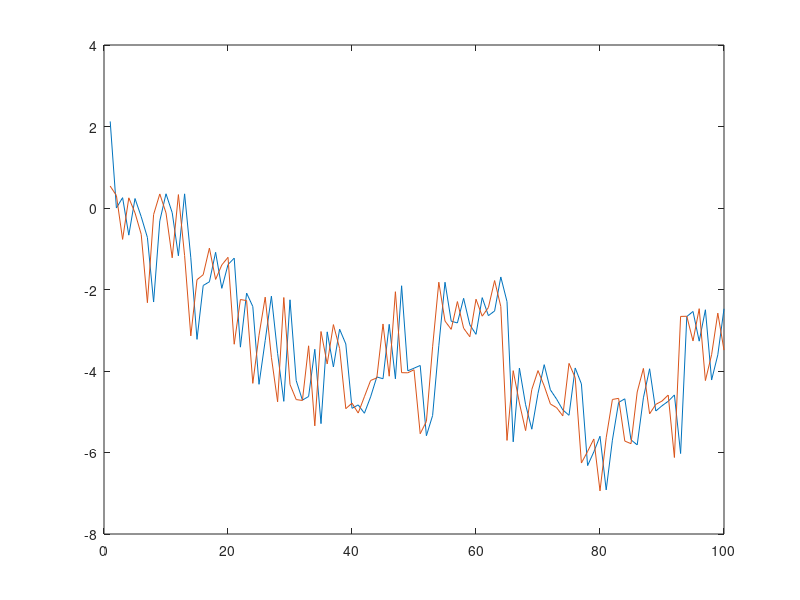

Here is the MATLAB script that generated this plot: (Note: this script raises an error after producing the figure.)
clear all
close all
clc
%% Generate Data %%
% Define parameters
T = 100;                                                                    % Number of time steps
numSims = 1;
% True parameter value
true_a = 0.2;

TransitionFunction_true = @(state) [true_a*state(:,1) + true_a*state(:,2), state(:,2)] + [1, 1] .* randn(1,2);
ObservationFunction_true = @(state) [state(:,1)] + 0.1*randn();

% Generate synthetic data
for i =1:numSims
    true_x = zeros(T,2);
    obs_y = zeros(T,1);
    Obs_Y = zeros(T,numSims);
    true_x(1,:) = randn(1,2);
    true_x(2,:) = true_x(1,:) + randn(1,2);
    obs_y(1) = true_x(1) + randn;                                               % Initial observation
    
    for t = 3:T
        true_x(t,:) = TransitionFunction_true(true_x(t-1,:));                   % State transition equation
        obs_y(t) = ObservationFunction_true(true_x(t-1,:));                     % Observation equation
    end
    Obs_Y(:,i) = obs_y;
end

plot(Obs_Y)
hold on
plot(true_x(:,1))

%%
tic
% Define Observation and Transition densities
numParticles = [1000 3];
ObservationDensity_pdf = @(y,state) normpdf(y,state(:,1),0.1); 
TransitionDensity = @(state, t) [(state(:,2)+state(:,3)).*state(:,1), state(:,2), state(:,3)] + [1, 1, 1/t] .* randn(numParticles);  % Transition density,   q(x_k+1 | x_k)

X_res = zeros(T,numSims);
a_res = zeros(T,numSims);
figure()
for i = 1:numSims
    states = SMC_estimate(Obs_Y(:,i), ObservationDensity_pdf, TransitionDensity, numParticles);

    X_res(:,i) = states(:,1);
    a_res(:,i) = states(:,2);

subplot(2,1,1)
hold on
plot(1:T,X_res(:,i)-true_x(:,i))
plot(1:T,zeros(T,1))
legend('x error')
title('SMC')
subplot(2,1,2)
hold on
plot(1:T,a_res(:,i)-true_a(i))
plot(1:T,zeros(T,1))
legend('a error')
title('SMC')

MSE_x(i) = mean((X_res(:,i) - true_x(:,i)).^2);
MSE_a(i) = mean((a_res(:,i) - true_a(i)).^2);
end
%figure()
%boxplot(a_res(1:10:end,:)' - true_a, 1:10:100)
%title('SMC')

fprintf('SMC MSE X\n')
mean(MSE_x)
fprintf('SMC MSE a\n')
mean(MSE_a)
toc

for i = 1:numSims
figure()
subplot(4,1,1)
plot(a_res(end,i).*X_res(:,i))
hold on
plot(Obs_Y(:,i))
title('Y vs prediction')
legend('y pred','y')
subplot(4,1,2)
plot(Obs_Y(:,i) - a_res(end,i).*X_res(:,i))
title('Y resid')
subplot(4,1,3)
plot(true_a(i)*true_x(:,i))
hold on
plot(Obs_Y(:,i))
legend('y pred','y')
title('Y vs best possible')
subplot(4,1,4)
plot(Obs_Y(:,i) - true_a(i)*true_x(:,i))
title('best possible')
end
%%
tic
% Define Observation and Transition densities
numParticles = 1000;
numStates = 1;
numParams = 1;
ObservationDensity = @(y,state, numParticles) normpdf(y,state(:,1),1); 
TransitionDensity = @(state, t, numParticles) [state(:,2).*(state(:,1)), state(:,2)] + [1, 1/t] .* randn(numParticles, numStates+numParams);  % Transition density,   q(x_k+1 | x_k)
X_res = zeros(T,numSims);
a_res = zeros(T,numSims);
%b_res = zeros(T,numSims);

figure()
for i = 1:numSims
    [states, params] = EIF_estimate(Obs_Y(:,i), ObservationDensity, TransitionDensity, numStates, numParams);

    X_res(:,i) = states(:,1);
    a_res(:,i) = params(:,1);

subplot(2,1,1)
plot(1:T,states(:,1)-true_x(i))
hold on
plot(1:T,zeros(T,1))
legend('x error')
title('SMC')
subplot(2,1,2)
plot(1:T,params(:,1)-true_a(i))
hold on
plot(1:T,zeros(T,1))
legend('a error')
title('SMC')

MSE_x(i) = mean((X_res(:,i) - true_x(i)).^2);
MSE_a(i) = mean((a_res(:,i) - true_a(i)).^2);
end
figure()
boxplot(a_res(1:10:end,:)' - true_a, 1:10:100)
title('EIF')
fprintf('EIF MSE x\n')
mean(MSE_x)
fprintf('EIF MSE a\n')
mean(MSE_a)
toc
%%
tic
data = Obs_Y(:,1);
transitionFunction = @(x, theta) theta(:,1).*(x(:,1));
observationFunction = @(x,theta) x(:,1);
numStates = 1;
numParams = 1;
figure()
for i = 1:numSims
    i
    [states, params] = IF2_estimate(Obs_Y(:,i), transitionFunction, observationFunction, numStates, numParams);
    
    X_res(:,i) = states(:,end,1);
    a_res(:,i) = params(:,1);

subplot(2,1,1)
plot(1:T,states(:,1)-true_x(i))
hold on
plot(1:T,zeros(T,1))
legend('x error')
title('SMC')
subplot(2,1,2)
plot(1:T,params(:,1)-true_a(i))
hold on
plot(1:T,zeros(T,1))
legend('a error')
title('SMC')

MSE_x(i) = mean((X_res(:,i) - true_x(i)).^2);
MSE_a(i) = mean((a_res(:,i) - true_a(i)).^2);
end
figure()
boxplot(a_res(1:10:end,:)' - true_a, 1:10:100)
title('IF2')

fprintf('IF2 MSE x\n')
mean(MSE_x)
fprintf('IF2 MSE a\n')
mean(MSE_a)
toc

for i = 1:numSims
figure()
subplot(2,1,1)
plot(a_res(25,i)*X_res(:,i))
hold on
plot(Obs_Y(:,i))
legend('y pred','y')
subplot(2,1,2)
plot(Obs_Y(:,i) - a_res(25,i)*X_res(:,i))
end
%%
clear a_res
tic
data = Obs_Y(:,1);
transitionFunction = @(x, theta) [theta(:,1).*(x(:,1) + x(:,2)), x(:,2)];
observationFunction = @(x,theta) x(:,1);
numStates = 2;
numParams = 1;
figure()
for i = 1:numSims
    i
    [states, params] = AIF_estimate(Obs_Y(:,i), transitionFunction, observationFunction, numStates, numParams);
    
    X_res(:,i) = states(:,end,1);
    X2_res(:,i) = states(:,end,2);
    a_res(:,i) = params(:,1);

subplot(3,1,1)
plot(1:T,states(:,1))
hold on
plot(1:T,true_x(:,1))
legend('x_1')
title('AIF')
subplot(3,1,2)
plot(1:T,states(:,2))
hold on
plot(1:T,true_x(:,2))
legend('x_2')
title('AIF')
subplot(3,1,3)
plot(1:25,params(:,1))
hold on
plot(1:25,true_a(i)*ones(25,1))
legend('a')
title('AIF')
end
toc

for i = 1:numSims
figure()
subplot(2,1,1)
plot(a_res(25,i).*X_res(:,i).*X2_res(:,i) + X2_res(:,i))
hold on
plot(Obs_Y(:,i))
legend('y pred','y')
subplot(2,1,2)
plot(Obs_Y(:,i) - a_res(25,i).*X_res(:,i).*X2_res(:,i) + X2_res(:,i))
legend('y pred resid')
end
